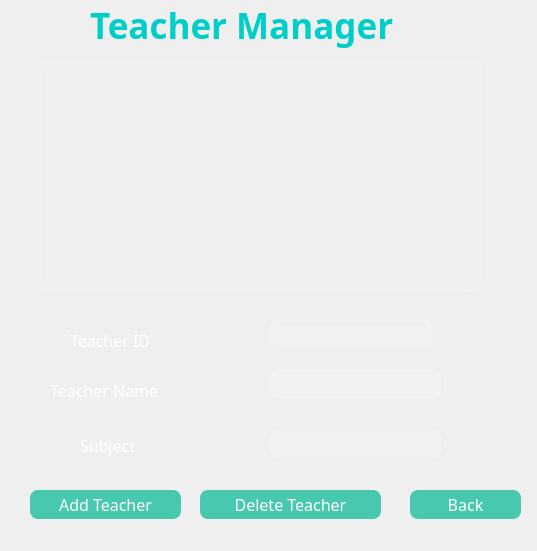
<?xml version="1.0" encoding="UTF-8"?>
<ui version="4.0">
 <class>teachermanager</class>
 <widget class="QWidget" name="teachermanager">
  <property name="geometry">
   <rect>
    <x>0</x>
    <y>0</y>
    <width>537</width>
    <height>551</height>
   </rect>
  </property>
  <property name="windowTitle">
   <string>Form</string>
  </property>
  <property name="styleSheet">
   <string notr="true">background-color: qlineargradient(
    x1:0, y1:0, x2:1, y2:1,
    stop:0 #141e30,
    stop:1 #243b55
);
color: white;</string>
  </property>
  <widget class="QLabel" name="labelTitle">
   <property name="geometry">
    <rect>
     <x>90</x>
     <y>0</y>
     <width>341</width>
     <height>51</height>
    </rect>
   </property>
   <property name="font">
    <font>
     <family>Swis721 LtEx BT</family>
     <pointsize>-1</pointsize>
     <bold>true</bold>
    </font>
   </property>
   <property name="styleSheet">
    <string notr="true">font-size: 35px;
font-weight: bold;
color: #00cec9;</string>
   </property>
   <property name="text">
    <string>Teacher Manager</string>
   </property>
  </widget>
  <widget class="QTableView" name="tblTeachers">
   <property name="geometry">
    <rect>
     <x>40</x>
     <y>60</y>
     <width>441</width>
     <height>231</height>
    </rect>
   </property>
   <property name="styleSheet">
    <string notr="true">QTableView {
    background-color: rgba(255,255,255,0.05);
    border: 1px solid rgba(255,255,255,0.2);
    border-radius: 10px;
    color: white;
    gridline-color: rgba(255,255,255,0.2);
}

QHeaderView::section {
    background-color: rgba(255,255,255,0.1);
    color: white;
    padding: 5px;
    border: none;
}</string>
   </property>
  </widget>
  <widget class="QLineEdit" name="txtTeacherName">
   <property name="geometry">
    <rect>
     <x>270</x>
     <y>370</y>
     <width>171</width>
     <height>28</height>
    </rect>
   </property>
   <property name="font">
    <font>
     <family>Swis721 LtEx BT</family>
     <pointsize>12</pointsize>
    </font>
   </property>
   <property name="styleSheet">
    <string notr="true">QLineEdit, QComboBox {
    background-color: rgba(255,255,255,0.1);
    border: 1px solid rgba(255,255,255,0.3);
    border-radius: 8px;
    padding: 5px;
    color: white;
}</string>
   </property>
  </widget>
  <widget class="QLabel" name="labelTeacher">
   <property name="geometry">
    <rect>
     <x>50</x>
     <y>380</y>
     <width>161</width>
     <height>20</height>
    </rect>
   </property>
   <property name="font">
    <font>
     <family>Swis721 LtEx BT</family>
     <pointsize>12</pointsize>
    </font>
   </property>
   <property name="styleSheet">
    <string notr="true">QLineEdit, QComboBox {
    background-color: rgba(255,255,255,0.1);
    border: 1px solid rgba(255,255,255,0.3);
    border-radius: 8px;
    padding: 5px;
    color: white;
}</string>
   </property>
   <property name="text">
    <string>Teacher Name</string>
   </property>
  </widget>
  <widget class="QLabel" name="labelSubject">
   <property name="geometry">
    <rect>
     <x>80</x>
     <y>430</y>
     <width>91</width>
     <height>31</height>
    </rect>
   </property>
   <property name="font">
    <font>
     <family>Swis721 LtEx BT</family>
     <pointsize>12</pointsize>
    </font>
   </property>
   <property name="styleSheet">
    <string notr="true">QLineEdit, QComboBox {
    background-color: rgba(255,255,255,0.1);
    border: 1px solid rgba(255,255,255,0.3);
    border-radius: 8px;
    padding: 5px;
    color: white;
}</string>
   </property>
   <property name="text">
    <string>Subject</string>
   </property>
  </widget>
  <widget class="QLineEdit" name="txtSubject">
   <property name="geometry">
    <rect>
     <x>270</x>
     <y>430</y>
     <width>171</width>
     <height>28</height>
    </rect>
   </property>
   <property name="font">
    <font>
     <family>Swis721 LtEx BT</family>
     <pointsize>12</pointsize>
    </font>
   </property>
   <property name="styleSheet">
    <string notr="true">QLineEdit, QComboBox {
    background-color: rgba(255,255,255,0.1);
    border: 1px solid rgba(255,255,255,0.3);
    border-radius: 8px;
    padding: 5px;
    color: white;
}</string>
   </property>
  </widget>
  <widget class="QPushButton" name="btnAddTeacher">
   <property name="geometry">
    <rect>
     <x>30</x>
     <y>490</y>
     <width>151</width>
     <height>29</height>
    </rect>
   </property>
   <property name="font">
    <font>
     <family>Swis721 LtEx BT</family>
     <pointsize>12</pointsize>
    </font>
   </property>
   <property name="styleSheet">
    <string notr="true">QPushButton {
    background-color: rgba(0, 184, 148, 0.7);
    color: white;
    border-radius: 8px;
    padding: 6px;
}
QPushButton:hover {
    background-color: rgba(0, 184, 148, 1);
}</string>
   </property>
   <property name="text">
    <string>Add Teacher</string>
   </property>
  </widget>
  <widget class="QPushButton" name="btnDeleteTeacher">
   <property name="geometry">
    <rect>
     <x>200</x>
     <y>490</y>
     <width>181</width>
     <height>29</height>
    </rect>
   </property>
   <property name="font">
    <font>
     <family>Swis721 LtEx BT</family>
     <pointsize>12</pointsize>
    </font>
   </property>
   <property name="styleSheet">
    <string notr="true">QPushButton {
    background-color: rgba(0, 184, 148, 0.7);
    color: white;
    border-radius: 8px;
    padding: 6px;
}
QPushButton:hover {
    background-color: rgba(0, 184, 148, 1);
}</string>
   </property>
   <property name="text">
    <string>Delete Teacher</string>
   </property>
  </widget>
  <widget class="QLabel" name="labelTeacherid">
   <property name="geometry">
    <rect>
     <x>70</x>
     <y>330</y>
     <width>121</width>
     <height>20</height>
    </rect>
   </property>
   <property name="font">
    <font>
     <family>Swis721 LtEx BT</family>
     <pointsize>12</pointsize>
    </font>
   </property>
   <property name="styleSheet">
    <string notr="true">QLineEdit, QComboBox {
    background-color: rgba(255,255,255,0.1);
    border: 1px solid rgba(255,255,255,0.3);
    border-radius: 8px;
    padding: 5px;
    color: white;
}</string>
   </property>
   <property name="text">
    <string>Teacher ID</string>
   </property>
  </widget>
  <widget class="QLineEdit" name="txtId">
   <property name="geometry">
    <rect>
     <x>270</x>
     <y>320</y>
     <width>161</width>
     <height>28</height>
    </rect>
   </property>
   <property name="styleSheet">
    <string notr="true">QLineEdit, QComboBox {
    background-color: rgba(255,255,255,0.1);
    border: 1px solid rgba(255,255,255,0.3);
    border-radius: 8px;
    padding: 5px;
    color: white;
}</string>
   </property>
  </widget>
  <widget class="QPushButton" name="pushButton">
   <property name="geometry">
    <rect>
     <x>410</x>
     <y>490</y>
     <width>111</width>
     <height>29</height>
    </rect>
   </property>
   <property name="font">
    <font>
     <family>Swis721 LtEx BT</family>
     <pointsize>12</pointsize>
    </font>
   </property>
   <property name="styleSheet">
    <string notr="true">QPushButton {
    background-color: rgba(0, 184, 148, 0.7);
    color: white;
    border-radius: 8px;
    padding: 6px;
}
QPushButton:hover {
    background-color: rgba(0, 184, 148, 1);
}</string>
   </property>
   <property name="text">
    <string>Back</string>
   </property>
  </widget>
 </widget>
 <resources/>
 <connections/>
</ui>
